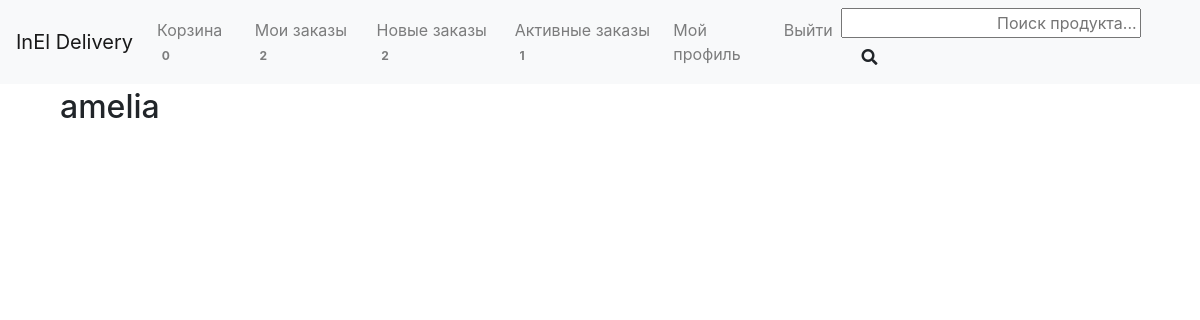
/users/amelia/ (signed in), run on the app's committed database.
### inel_delivery/users/models.py (models this page shows, shortened)
class User(AbstractUser):
    name = CharField(_("Name of User"), blank=True, max_length=255)

### products/models.py (models this page shows, shortened)
class Deliveryman(models.Model):
    user = models.OneToOneField(settings.AUTH_USER_MODEL, on_delete=models.CASCADE, verbose_name="Пользователь")
    phone = models.CharField(max_length=255, verbose_name='Номер телефона')
    class Meta:
        verbose_name = "Курьер"
        verbose_name_plural = "Курьеры"

### inel_delivery/users/views.py (the view)
class UserDetailView(LoginRequiredMixin, DetailView):
    model = User
    slug_field = "username"
    slug_url_kwarg = "username"

### inel_delivery/utils/context_processors.py (called while the page is built)
def settings_context(_request):
    return {"DEBUG": settings.DEBUG}

### products/templatetags/cart_template_tags.py (called while the page is built)
@register.filter
def cart_item_count(user):
    if user.is_authenticated:
        qs = Order.objects.filter(user=user.id, ordered=False)
        if qs.exists():
            return qs[0].products.count()
    return 0

@register.filter
def ordered_count(user):
    if user.is_authenticated:
        qs = Order.objects.filter(ordered=True, deliveryman=None)
        if qs.exists():
            return qs.count()
    return 0

@register.filter
def my_order_count(user):
    if user.is_authenticated:
        qs = Order.objects.filter(user=user.id, ordered=True)
        if qs.exists():
            return qs.count()
    return 0

@register.filter
def orders_taken_count(user):
    if user.is_authenticated:
        if Deliveryman.objects.filter(user=user.id).exists():
            deliveryman = Deliveryman.objects.get(user=user.id)
            qs = Order.objects.filter(deliveryman=deliveryman)
            if qs.exists():
                return qs.count()
        return 0
    return 0

### inel_delivery/templates/users/user_detail.html (shortened to what this page needs)
{% extends "base.html" %}
{% load static %}
{% block content %}
<div class="container">
  <div class="row">
    <div class="col-sm-12">
      <h2>{{ object.username }}</h2>
    </div>
  </div>
</div>
{% endblock content %}

### inel_delivery/templates/base.html (shortened to what this page needs)
{% load static i18n %}
{% load cart_template_tags %}
<!DOCTYPE html>
<html lang="en">
  <head>
    {% block css %}
    <link rel="stylesheet" href="https://pro.fontawesome.com/releases/v5.10.0/css/all.css"/>
    <link href="https://stackpath.bootstrapcdn.com/bootstrap/4.3.1/css/bootstrap.min.css" rel="stylesheet">
    <link href="{% static 'css/project.css' %}" rel="stylesheet">
    {% endblock %}
  </head>
  <body>
    <div class="mb-1">
      <nav class="navbar navbar-expand-md navbar-light bg-light">
        <a class="navbar-brand" href="{% url 'products:store_list' %}">InEl Delivery</a>
        <div class="collapse navbar-collapse" id="navbarSupportedContent">
          <ul class="navbar-nav mr-auto">
          {% if request.user.is_authenticated %}
            <li class="nav-item">
              <a class="nav-link" href="{% url 'products:order-summary' %}">Корзина
              <span class="badge red z-depth-1 mr-1"> {{ request.user|cart_item_count }} </span></a>
            </li>
            <li class="nav-item">
              <a class="nav-link" href="{% url 'products:order_owner_list' %}">Мои заказы
              <span class="badge red z-depth-1 mr-1"> {{ request.user|my_order_count }} </span></a>
            </li>
            {% if perms.products.view_orders_page %}
              <li class="nav-item">
                <a class="nav-link" href="{% url 'products:ordered' %}">Новые заказы
                <span class="badge red z-depth-1 mr-1"> {{ request.user|ordered_count }} </span></a>
              </li>
               <li class="nav-item">
                <a class="nav-link" href="{% url 'products:orders_taken' %}">Активные заказы
                <span class="badge red z-depth-1 mr-1"> {{ request.user|orders_taken_count }} </span></a>
              </li>
            {% endif %}
              <li class="nav-item">
                <a class="nav-link" href="{% url 'users:detail' request.user.username  %}">Мой профиль</a>
              </li>
              <li class="nav-item">
                <a class="nav-link" href="{% url 'account_logout' %}">Выйти</a>
              </li>
            {% endif %}
          </ul>
        </div>
      <form action="{% url 'products:search_products' %}" method="get">
          <input name="q" type="text" placeholder="Поиск продукта..." aria-label="Search" style="text-align: right; margin-right: 20px; width: 300px;">
          <button href="{% url 'products:search_products' %}" class="btn btn-outline-white btn-md my-0 ml-sm-2" type="submit"><i class="fas fa-search"></i></button>
      </form>
      </nav>
    </div>
    <div class="container">
      {% block content %}{% endblock content %}
    </div>
  </body>
</html>

### data on the page
User: user|cart_item_count "0", user|my_order_count "2", user|ordered_count "2", user|orders_taken_count "1"
User: username "amelia"
